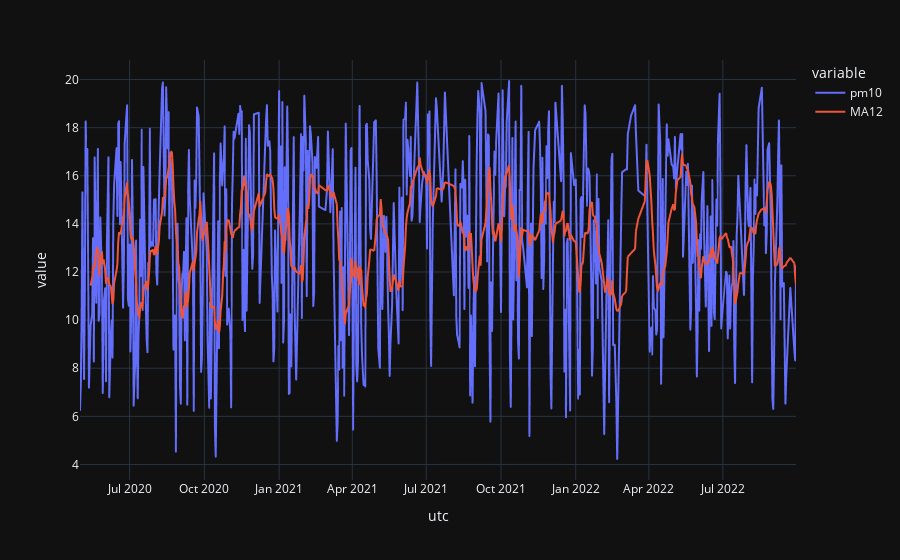

Here is the notebook cell this chart was saved with:
### Code cell
# create 12 month moving average
import plotly
from plotly.graph_objs import Scatter, Layout

plotly.offline.init_notebook_mode(connected=True)
data_LSTM_test['MA12'] = data_LSTM_test['pm10'].rolling(12).mean()
# plot the data and MA
import plotly.express as px
fig = px.line(data_LSTM_test, x="utc", y=["pm10", "MA12"], template = 'plotly_dark')
fig.show()
#variance looks tstationart, there shuldn't be some periodic info, check if the data is stationary, to use moving average approach, this applies to size of the windows size. Dickey-uller test

### Figure 1 — Plotly figure (JSON) as saved in the notebook; plotly's stock layout.template omitted (floating-point values rounded to 4 significant figures; data arrays with more than 128 entries replaced by an {"elided": "..."} marker saying what was removed)
{"data": [{"hovertemplate": "variable=pm10<br>utc=%{x}<br>value=%{y}<extra></extra>", "legendgroup": "pm10", "line": {"color": "#636efa", "dash": "solid"}, "marker": {"symbol": "circle"}, "mode": "lines", "name": "pm10", "showlegend": true, "x": {"elided": "614 str values"}, "xaxis": "x", "y": {"elided": "614 float values"}, "yaxis": "y", "type": "scattergl"}, {"hovertemplate": "variable=MA12<br>utc=%{x}<br>value=%{y}<extra></extra>", "legendgroup": "MA12", "line": {"color": "#EF553B", "dash": "solid"}, "marker": {"symbol": "circle"}, "mode": "lines", "name": "MA12", "showlegend": true, "x": {"elided": "614 str values"}, "xaxis": "x", "y": {"elided": "614 float values"}, "yaxis": "y", "type": "scattergl"}], "layout": {"xaxis": {"anchor": "y", "domain": [0, 1], "title": {"text": "utc"}}, "yaxis": {"anchor": "x", "domain": [0, 1], "title": {"text": "value"}}, "legend": {"title": {"text": "variable"}, "tracegroupgap": 0}, "margin": {"t": 60}}}
